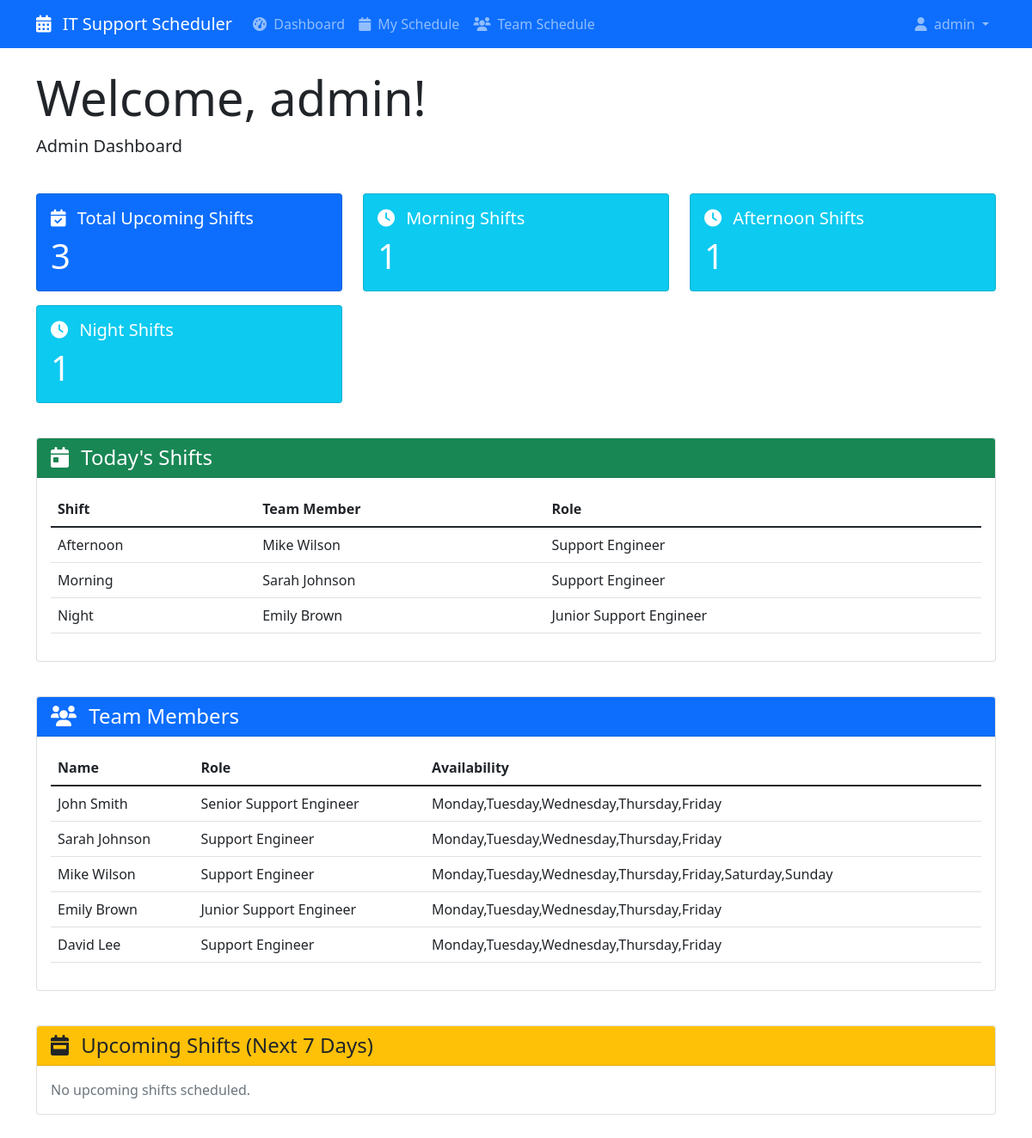
The page /dashboard (signed in) on the database its author committed.
### app/models.py (models this page shows, shortened)
class User(UserMixin, db.Model):
    id = db.Column(db.Integer, primary_key=True)
    username = db.Column(db.String(64), index=True, unique=True)
    email = db.Column(db.String(120), index=True, unique=True)
    password_hash = db.Column(db.String(128))
    is_admin = db.Column(db.Boolean, default=False)
    team_member = db.relationship('TeamMember', backref='user', uselist=False)

class Shift(db.Model):
    id = db.Column(db.Integer, primary_key=True)
    date = db.Column(db.Date, index=True)
    shift_type = db.Column(db.String(20))  # Morning, Afternoon, Night
    team_member_id = db.Column(db.Integer, db.ForeignKey('team_member.id'))
    created_at = db.Column(db.DateTime, default=datetime.utcnow)

class TeamMember(db.Model):
    id = db.Column(db.Integer, primary_key=True)
    name = db.Column(db.String(64), index=True)
    role = db.Column(db.String(64))
    availability = db.Column(db.String(128))  # Comma-separated days
    shifts = db.relationship('Shift', backref='team_member', lazy='dynamic')
    user_id = db.Column(db.Integer, db.ForeignKey('user.id'))

### app/main/routes.py (the view)
@bp.route('/dashboard')
@login_required
def dashboard():
    today = datetime.now().date()
    team_member = None
    if not current_user.is_admin:
        team_member = TeamMember.query.filter_by(user_id=current_user.id).first()
    todays_shifts = Shift.query.filter_by(date=today).order_by(Shift.shift_type).all()
    end_date = today + timedelta(days=7)
    upcoming_shifts = Shift.query.filter(
        Shift.date > today,
        Shift.date <= end_date
    ).order_by(Shift.date, Shift.shift_type).all()
    my_shifts = []
    if team_member:
        my_shifts = Shift.query.filter(
            Shift.team_member_id == team_member.id,
            Shift.date >= today
        ).order_by(Shift.date, Shift.shift_type).all()
    team_members = TeamMember.query.all() if current_user.is_admin else []
    total_shifts = len(upcoming_shifts) + len(todays_shifts)
    shifts_per_type = {
        'Morning': sum(1 for s in upcoming_shifts + todays_shifts if s.shift_type == 'Morning'),
        'Afternoon': sum(1 for s in upcoming_shifts + todays_shifts if s.shift_type == 'Afternoon'),
        'Night': sum(1 for s in upcoming_shifts + todays_shifts if s.shift_type == 'Night')
    }
    return render_template('dashboard.html',
                         title='Dashboard',
                         todays_shifts=todays_shifts,
                         upcoming_shifts=upcoming_shifts,
                         my_shifts=my_shifts,
                         team_members=team_members,
                         total_shifts=total_shifts,
                         shifts_per_type=shifts_per_type)

### app/main/routes.py (called while the page is built)
@bp.context_processor
def inject_team_members():
    if current_user.is_authenticated and current_user.is_admin:
        return {'team_members': TeamMember.query.all()}
    return {'team_members': []}

### app/models.py (called while the page is built)
@login.user_loader
def load_user(id):
    return User.query.get(int(id))

### app/templates/dashboard.html (shortened to what this page needs)
{% extends "base.html" %}
{% block content %}
<div class="container mt-4">
    <div class="row mb-4">
        <div class="col">
            <h1 class="display-4">Welcome, {{ current_user.username }}!</h1>
            <p class="lead">
                {% if current_user.is_admin %}
                    Admin Dashboard
                {% else %}
                    Team Member Dashboard
                {% endif %}
            </p>
        </div>
    </div>
    <div class="row mb-4">
        <div class="col-md-4">
            <div class="card bg-primary text-white">
                <div class="card-body">
                    <h5 class="card-title">
                        <i class="fas fa-calendar-check me-2"></i>
                        Total Upcoming Shifts
                    </h5>
                    <p class="card-text display-6">{{ total_shifts }}</p>
                </div>
            </div>
        </div>
        {% for shift_type, count in shifts_per_type.items() %}
        <div class="col-md-4">
            <div class="card bg-info text-white">
                <div class="card-body">
                    <h5 class="card-title">
                        <i class="fas fa-clock me-2"></i>
                        {{ shift_type }} Shifts
                    </h5>
                    <p class="card-text display-6">{{ count }}</p>
                </div>
            </div>
        </div>
        {% endfor %}
    </div>
    <div class="row mb-4">
        <div class="col">
            <div class="card">
                <div class="card-header bg-success text-white">
                    <h4 class="mb-0">
                        <i class="fas fa-calendar-day me-2"></i>
                        Today's Shifts
                    </h4>
                </div>
                <div class="card-body">
                    {% if todays_shifts %}
                    <div class="table-responsive">
                        <table class="table table-hover">
                            <thead>
                                <tr>
                                    <th>Shift</th>
                                    <th>Team Member</th>
                                    <th>Role</th>
                                </tr>
                            </thead>
                            <tbody>
                                {% for shift in todays_shifts %}
                                <tr>
                                    <td>{{ shift.shift_type }}</td>
                                    <td>{{ shift.team_member.name }}</td>
                                    <td>{{ shift.team_member.role }}</td>
                                </tr>
                                {% endfor %}
                            </tbody>
                        </table>
                    </div>
                    {% else %}
                    <p class="text-muted mb-0">No shifts scheduled for today.</p>
                    {% endif %}
                </div>
            </div>
        </div>
    </div>
    {% if current_user.is_admin %}
    <div class="row mb-4">
        <div class="col">
            <div class="card">
                <div class="card-header bg-primary text-white">
                    <h4 class="mb-0">
                        <i class="fas fa-users me-2"></i>
                        Team Members
                    </h4>
                </div>
                <div class="card-body">
                    {% if team_members %}
                    <div class="table-responsive">
                        <table class="table table-hover">
                            <thead>
                                <tr>
                                    <th>Name</th>
                                    <th>Role</th>
                                    <th>Availability</th>
                                </tr>
                            </thead>
                            <tbody>
                                {% for member in team_members %}
                                <tr>
                                    <td>{{ member.name }}</td>
                                    <td>{{ member.role }}</td>
                                    <td>{{ member.availability }}</td>
                                </tr>
                                {% endfor %}
                            </tbody>
                        </table>
                    </div>
                    {% else %}
                    <p class="text-muted mb-0">No team members found.</p>
                    {% endif %}
                </div>
            </div>
        </div>
    </div>
    {% endif %}
    <div class="row mb-4">
        <div class="col">
            <div class="card">
                <div class="card-header bg-warning text-dark">
                    <h4 class="mb-0">
                        <i class="fas fa-calendar-week me-2"></i>
                        Upcoming Shifts (Next 7 Days)
                    </h4>
                </div>
                <div class="card-body">
                    {% if upcoming_shifts %}
                    <div class="table-responsive">
                        <table class="table table-hover">
                            <thead>
                                <tr>
                                    <th>Date</th>
                                    <th>Shift</th>
                                    <th>Team Member</th>
                                    <th>Role</th>
                                </tr>
                            </thead>
                            <tbody>
                                {% for shift in upcoming_shifts %}
                                <tr>
                                    <td>{{ shift.date.strftime('%Y-%m-%d') }}</td>
                                    <td>{{ shift.shift_type }}</td>
                                    <td>{{ shift.team_member.name }}</td>
                                    <td>{{ shift.team_member.role }}</td>
                                </tr>
                                {% endfor %}
                            </tbody>
                        </table>
                    </div>
                    {% else %}
                    <p class="text-muted mb-0">No upcoming shifts scheduled.</p>
                    {% endif %}
                </div>
            </div>
        </div>
    </div>
</div>
{% endblock %}

### app/templates/base.html (shortened to what this page needs)
<!DOCTYPE html>
<html lang="en">
<head>
    <link href="https://cdn.jsdelivr.net/npm/bootstrap@5.1.3/dist/css/bootstrap.min.css" rel="stylesheet">
    <link href="https://cdnjs.cloudflare.com/ajax/libs/font-awesome/6.0.0/css/all.min.css" rel="stylesheet">
</head>
<body>
    <nav class="navbar navbar-expand-lg navbar-dark bg-primary">
        <div class="container">
            <a class="navbar-brand" href="{{ url_for('user.dashboard') }}">
                <i class="fas fa-calendar-alt me-2"></i>
                IT Support Scheduler
            </a>
            <div class="collapse navbar-collapse" id="navbarNav">
                <ul class="navbar-nav me-auto">
                    {% if current_user.is_authenticated %}
                    <li class="nav-item">
                        <a class="nav-link" href="{{ url_for('user.dashboard') }}">
                            <i class="fas fa-tachometer-alt me-1"></i>
                            Dashboard
                        </a>
                    </li>
                    <li class="nav-item">
                        <a class="nav-link" href="{{ url_for('user.my_schedule') }}">
                            <i class="fas fa-calendar me-1"></i>
                            My Schedule
                        </a>
                    </li>
                    <li class="nav-item">
                        <a class="nav-link" href="{{ url_for('user.team_schedule') }}">
                            <i class="fas fa-users me-1"></i>
                            Team Schedule
                        </a>
                    </li>
                    {% endif %}
                </ul>
                <ul class="navbar-nav">
                    {% if current_user.is_authenticated %}
                    <li class="nav-item dropdown">
                        <a class="nav-link dropdown-toggle" href="#" id="navbarDropdown" role="button" data-bs-toggle="dropdown">
                            <i class="fas fa-user me-1"></i>
                            {{ current_user.username }}
                        </a>
                    </li>
                    {% endif %}
                </ul>
            </div>
        </div>
    </nav>
    {% block content %}{% endblock %}
</body>
</html>

### app/templates/base.html (style rules this page uses)
.card { transition: transform 0.2s; margin-bottom: 1rem; }

### rows shown on the page
User: username "admin"
Shift: shift_type "Afternoon", team_member.name "Mike Wilson", team_member.role "Support Engineer"
Shift: shift_type "Morning", team_member.name "Sarah Johnson", team_member.role "Support Engineer"
Shift: shift_type "Night", team_member.name "Emily Brown", team_member.role "Junior Support Engineer"
TeamMember: name "John Smith", role "Senior Support Engineer", availability "Monday,Tuesday,Wednesday,Thursday,Friday"
TeamMember: name "Sarah Johnson", role "Support Engineer", availability "Monday,Tuesday,Wednesday,Thursday,Friday"
TeamMember: name "Mike Wilson", role "Support Engineer", availability "Monday,Tuesday,Wednesday,Thursday,Friday,Saturday,Sunday"
TeamMember: name "Emily Brown", role "Junior Support Engineer", availability "Monday,Tuesday,Wednesday,Thursday,Friday"
TeamMember: name "David Lee", role "Support Engineer", availability "Monday,Tuesday,Wednesday,Thursday,Friday"

### other values the page prints
{{ total_shifts }} "3"
{{ shift_type }} "Morning" "Afternoon" "Night"
{{ count }} "1" "1" "1"
